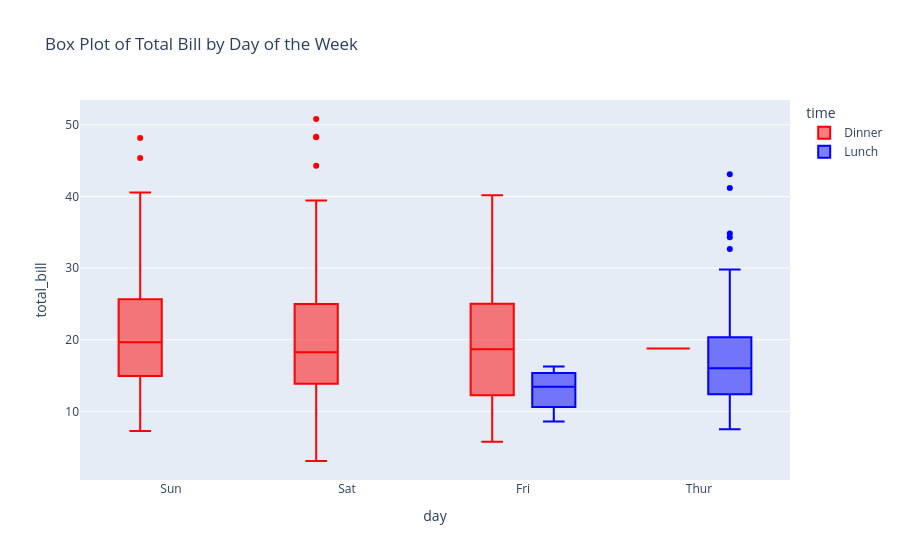

Notebook code cell kept with this figure:
### Markdown cell above
#### Customizing the Boxplot Colors

### Code cell
# Changing the colors for the box plot based on 'time' (Lunch or Dinner) using a color map
px.box(tips, x='day', y='total_bill', color='time', color_discrete_map={"Dinner":"red", "Lunch":"blue"}, title='Box Plot of Total Bill by Day of the Week')

### Figure 1 — Plotly figure (JSON) as saved in the notebook; plotly's stock layout.template omitted (floating-point values rounded to 4 significant figures; data arrays with more than 128 entries replaced by an {"elided": "..."} marker saying what was removed)
{"data": [{"alignmentgroup": "True", "hovertemplate": "time=Dinner<br>day=%{x}<br>total_bill=%{y}<extra></extra>", "legendgroup": "Dinner", "marker": {"color": "red"}, "name": "Dinner", "notched": false, "offsetgroup": "Dinner", "orientation": "v", "showlegend": true, "type": "box", "x": {"elided": "176 str values"}, "x0": " ", "xaxis": "x", "y": {"elided": "176 float values"}, "y0": " ", "yaxis": "y"}, {"alignmentgroup": "True", "hovertemplate": "time=Lunch<br>day=%{x}<br>total_bill=%{y}<extra></extra>", "legendgroup": "Lunch", "marker": {"color": "blue"}, "name": "Lunch", "notched": false, "offsetgroup": "Lunch", "orientation": "v", "showlegend": true, "type": "box", "x": ["Thur", "Thur", "Thur", "Thur", "Thur", "Thur", "Thur", "Thur", "Thur", "Thur", "Thur", "Thur", "Thur", "Thur", "Thur", "Thur", "Thur", "Thur", "Thur", "Thur", "Thur", "Thur", "Thur", "Thur", "Thur", "Thur", "Thur", "Thur", "Thur", "Thur", "Thur", "Thur", "Thur", "Thur", "Thur", "Thur", "Thur", "Thur", "Thur", "Thur", "Thur", "Thur", "Thur", "Thur", "Thur", "Thur", "Thur", "Thur", "Thur", "Thur", "Thur", "Thur", "Thur", "Thur", "Thur", "Thur", "Thur", "Thur", "Thur", "Thur", "Thur", "Fri", "Fri", "Fri", "Fri", "Fri", "Fri", "Fri"], "x0": " ", "xaxis": "x", "y": [27.2, 22.76, 17.29, 19.44, 16.66, 10.07, 32.68, 15.98, 34.83, 13.03, 18.28, 24.71, 21.16, 10.65, 12.43, 24.08, 11.69, 13.42, 14.26, 15.95, 12.48, 29.8, 8.52, 14.52, 11.38, 22.82, 19.08, 20.27, 11.17, 12.26, 18.26, 8.51, 10.33, 14.15, 16, 13.16, 17.47, 34.3, 41.19, 27.05, 16.43, 8.35, 18.64, 11.87, 9.78, 7.51, 19.81, 28.44, 15.48, 16.58, 7.56, 10.34, 43.11, 13, 13.51, 18.71, 12.74, 13, 16.4, 20.53, 16.47, 12.16, 13.42, 8.58, 15.98, 13.42, 16.27, 10.09], "y0": " ", "yaxis": "y"}], "layout": {"boxmode": "group", "legend": {"title": {"text": "time"}, "tracegroupgap": 0}, "title": {"text": "Box Plot of Total Bill by Day of the Week"}, "xaxis": {"anchor": "y", "domain": [0, 1], "title": {"text": "day"}}, "yaxis": {"anchor": "x", "domain": [0, 1], "title": {"text": "total_bill"}}}}
